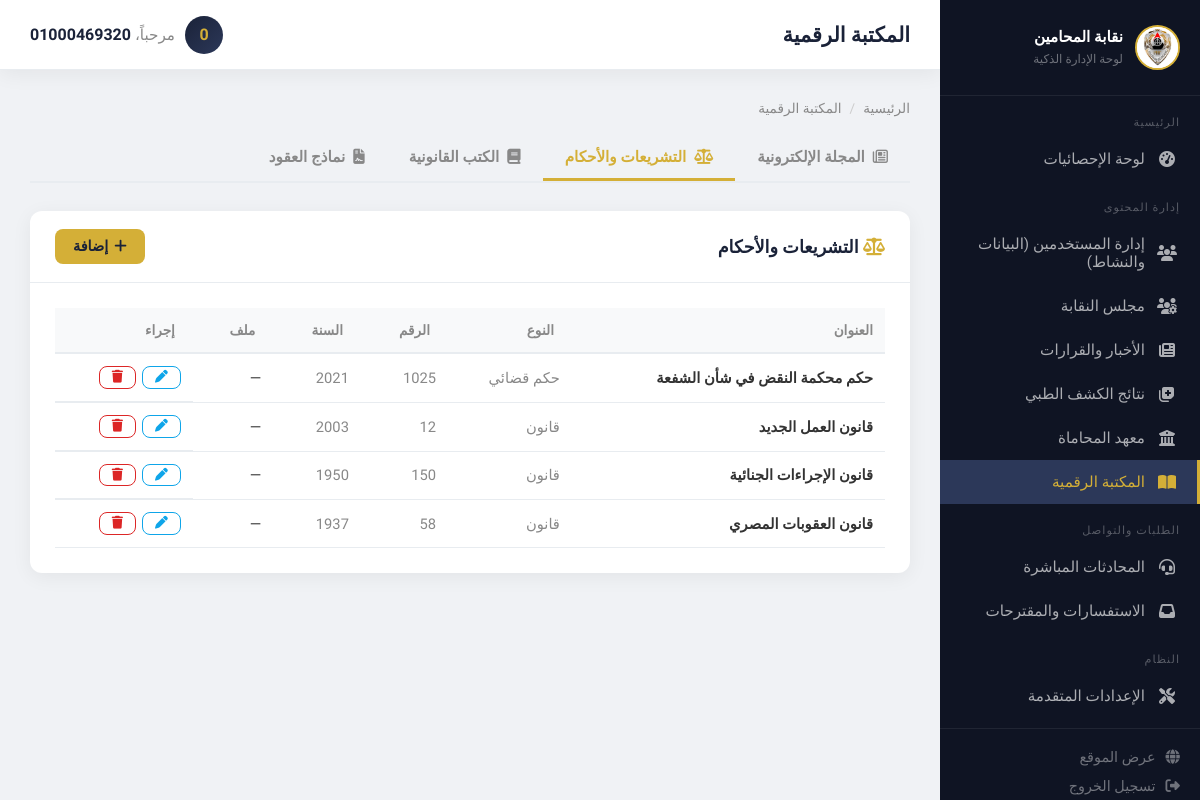
Screenshot of /dashboard/library/?section=legislations (signed in) with the database file from the repository.
### core/models.py (models this page shows, shortened)
class LibraryLegislation(models.Model):
    CATEGORY_CHOICES = [
        ('law',     'قانون'),
        ('decree',  'مرسوم / لائحة'),
        ('ruling',  'حكم قضائي'),
        ('circular','منشور / تعميم'),
        ('treaty',  'اتفاقية دولية'),
    ]
    title       = models.CharField(max_length=300, verbose_name="العنوان")
    category    = models.CharField(max_length=20, choices=CATEGORY_CHOICES, default='law', verbose_name="التصنيف")
    number      = models.CharField(max_length=100, blank=True, verbose_name="رقم القانون / الحكم")
    year        = models.CharField(max_length=10, blank=True, verbose_name="سنة الإصدار")
    description = models.TextField(blank=True, verbose_name="نبذة")
    file        = models.FileField(upload_to='library/legislation/', blank=True, null=True, verbose_name="ملف PDF")
    external_url= models.URLField(blank=True, max_length=800, verbose_name="رابط خارجي")
    is_active   = models.BooleanField(default=True, verbose_name="منشور")
    created_at  = models.DateTimeField(auto_now_add=True)
    class Meta:
        verbose_name = "تشريع / حكم"
        verbose_name_plural = "بوابة التشريعات والأحكام"
        ordering = ['-year', '-created_at']

### core/views.py (the view)
# urls.py: path('dashboard/library/', views.dashboard_library, name='dashboard_library'),
@user_passes_test(is_admin, login_url='/dashboard/login/')
def dashboard_library(request):
    section = request.GET.get('section', 'journals')
    sections = [
        ('journals', 'المجلة الإلكترونية', 'fa-regular fa-newspaper'),
        ('legislations', 'التشريعات والأحكام', 'fa-solid fa-scale-balanced'),
        ('books', 'الكتب القانونية', 'fa-solid fa-book'),
        ('contracts', 'نماذج العقود', 'fa-solid fa-file-contract'),
    ]
    ctx = {
        'section': section,
        'sections': sections,
        'journals':     LibraryJournal.objects.all(),
        'legislations': LibraryLegislation.objects.all(),
        'books':        LibraryBook.objects.all(),
        'contracts':    LibraryContract.objects.all(),
    }
    return render(request, 'dashboard/library.html', ctx)

### templates/dashboard/library.html (shortened to what this page needs)
{% extends 'dashboard/base.html' %}
{% block page_title %}المكتبة الرقمية{% endblock %}
{% block content %}
<div class="breadcrumb">
    <a href="{% url 'core:dashboard_home' %}">الرئيسية</a>
    <span class="sep">/</span> المكتبة الرقمية
</div>
<div style="display:flex;gap:0;border-bottom:2px solid var(--border);margin-bottom:28px;overflow-x:auto;">
    {% for s,label,icon in sections %}
    <a href="?section={{ s }}" style="display:flex;align-items:center;gap:8px;padding:12px 22px;font-weight:600;font-size:0.95rem;text-decoration:none;border-bottom:3px solid {% if section == s %}var(--gold){% else %}transparent{% endif %};color:{% if section == s %}var(--gold){% else %}var(--text-muted){% endif %};white-space:nowrap;transition:all .2s;">
        <i class="{{ icon }}"></i> {{ label }}
    </a>
    {% endfor %}
</div>
{% if section == 'journals' %}
<div class="card">
    <div class="card-header" style="display:flex;justify-content:space-between;align-items:center;">
        <h3><i class="fa-regular fa-newspaper" style="color:var(--gold);"></i> أعداد المجلة الإلكترونية</h3>
        <button onclick="document.getElementById('addJournalModal').style.display='flex'" class="btn btn-gold"><i class="fa-solid fa-plus"></i> إضافة عدد</button>
    </div>
    <div class="card-body">
        {% if journals %}
        <table style="width:100%;border-collapse:collapse;">
            <thead><tr style="background:var(--bg-dark);"><th style="padding:12px;text-align:right;">العنوان</th><th>العدد</th><th>التاريخ</th><th>ملف</th><th>الحالة</th><th>إجراء</th></tr></thead>
            <tbody>
            {% for j in journals %}
            <tr style="border-bottom:1px solid var(--border);">
                <td style="padding:12px;font-weight:600;">{{ j.title }}</td>
                <td style="padding:12px;color:var(--text-muted);">{{ j.issue_number|default:"—" }}</td>
                <td style="padding:12px;color:var(--text-muted);">{{ j.publish_date|default:"—" }}</td>
                <td style="padding:12px;">{% if j.file %}<a href="{{ j.file.url }}" target="_blank" class="btn btn-outline" style="padding:4px 12px;font-size:0.8rem;"><i class="fa-solid fa-download"></i></a>{% else %}—{% endif %}</td>
                <td style="padding:12px;"><span style="background:{% if j.is_active %}#dcfce7{% else %}#fef2f2{% endif %};color:{% if j.is_active %}#166534{% else %}#991b1b{% endif %};padding:3px 10px;border-radius:20px;font-size:0.8rem;">{% if j.is_active %}منشور{% else %}مخفي{% endif %}</span></td>
                <td style="padding:12px; display:flex; gap:6px;">
                    <a href="{% url 'core:dashboard_library_edit' 'journal' j.pk %}" class="btn btn-outline" style="padding:4px 12px;font-size:0.8rem;color:#0ea5e9;border-color:#0ea5e9;"><i class="fa-solid fa-pen"></i></a>
                    <form method="POST" action="{% url 'core:dashboard_library_delete' 'journal' j.pk %}" onsubmit="return confirm('هل أنت متأكد من الحذف؟')">{% csrf_token %}<button type="submit" class="btn btn-outline" style="padding:4px 12px;font-size:0.8rem;color:#dc2626;border-color:#dc2626;"><i class="fa-solid fa-trash"></i></button></form>
                </td>
            </tr>
            {% endfor %}
            </tbody>
        </table>
        {% else %}<p style="color:var(--text-muted);text-align:center;padding:30px;">لا توجد أعداد مضافة بعد.</p>{% endif %}
    </div>
</div>
<div id="addJournalModal" style="display:none;position:fixed;inset:0;background:rgba(0,0,0,.5);z-index:9999;align-items:center;justify-content:center;" onclick="if(event.target===this)this.style.display='none'">
    <div style="background:#fff;border-radius:16px;padding:32px;width:90%;max-width:540px;max-height:90vh;overflow-y:auto;">
        <h3 style="margin-bottom:24px;"><i class="fa-regular fa-newspaper" style="color:var(--gold);"></i> إضافة عدد جديد</h3>
        <form method="POST" action="{% url 'core:dashboard_library_add' 'journal' %}" enctype="multipart/form-data">
            {% csrf_token %}
            <div class="form-group"><label class="form-label">عنوان العدد *</label><input type="text" name="title" class="form-control" required></div>
            <div class="form-group"><label class="form-label">رقم العدد</label><input type="text" name="issue_number" class="form-control" placeholder="مثل: 15"></div>
            <div class="form-group"><label class="form-label">وصف العدد</label><textarea name="description" class="form-control" rows="3"></textarea></div>
            <div class="form-group"><label class="form-label">تاريخ الإصدار</label><input type="date" name="publish_date" class="form-control"></div>
            <div class="form-group"><label class="form-label">صورة الغلاف</label><input type="file" name="cover_image" class="form-control" accept="image/*"></div>
            <div class="form-group"><label class="form-label">ملف PDF</label><input type="file" name="file" class="form-control" accept=".pdf"></div>
            <label style="display:flex;align-items:center;gap:10px;margin-bottom:20px;"><input type="checkbox" name="is_active" checked style="width:18px;height:18px;accent-color:var(--gold);"> <span>نشر فوراً</span></label>
            <div style="display:flex;gap:12px;"><button type="submit" class="btn btn-gold"><i class="fa-solid fa-floppy-disk"></i> حفظ</button><button type="button" onclick="document.getElementById('addJournalModal').style.display='none'" class="btn btn-outline">إلغاء</button></div>
        </form>
    </div>
</div>
{% elif section == 'legislations' %}
<div class="card">
    <div class="card-header" style="display:flex;justify-content:space-between;align-items:center;">
        <h3><i class="fa-solid fa-scale-balanced" style="color:var(--gold);"></i> التشريعات والأحكام</h3>
        <button onclick="document.getElementById('addLegModal').style.display='flex'" class="btn btn-gold"><i class="fa-solid fa-plus"></i> إضافة</button>
    </div>
    <div class="card-body">
        {% if legislations %}
        <table style="width:100%;border-collapse:collapse;">
            <thead><tr style="background:var(--bg-dark);"><th style="padding:12px;text-align:right;">العنوان</th><th>النوع</th><th>الرقم</th><th>السنة</th><th>ملف</th><th>إجراء</th></tr></thead>
            <tbody>
            {% for leg in legislations %}
            <tr style="border-bottom:1px solid var(--border);">
                <td style="padding:12px;font-weight:600;">{{ leg.title }}</td>
                <td style="padding:12px;color:var(--text-muted);">{{ leg.get_category_display }}</td>
                <td style="padding:12px;color:var(--text-muted);">{{ leg.number|default:"—" }}</td>
                <td style="padding:12px;color:var(--text-muted);">{{ leg.year|default:"—" }}</td>
                <td style="padding:12px;">{% if leg.file %}<a href="{{ leg.file.url }}" target="_blank" class="btn btn-outline" style="padding:4px 12px;font-size:0.8rem;"><i class="fa-solid fa-download"></i></a>{% elif leg.external_url %}<a href="{{ leg.external_url }}" target="_blank" class="btn btn-outline" style="padding:4px 12px;font-size:0.8rem;"><i class="fa-solid fa-link"></i></a>{% else %}—{% endif %}</td>
                <td style="padding:12px; display:flex; gap:6px;">
                    <a href="{% url 'core:dashboard_library_edit' 'legislation' leg.pk %}" class="btn btn-outline" style="padding:4px 12px;font-size:0.8rem;color:#0ea5e9;border-color:#0ea5e9;"><i class="fa-solid fa-pen"></i></a>
                    <form method="POST" action="{% url 'core:dashboard_library_delete' 'legislation' leg.pk %}" onsubmit="return confirm('هل أنت متأكد؟')">{% csrf_token %}<button type="submit" class="btn btn-outline" style="padding:4px 12px;font-size:0.8rem;color:#dc2626;border-color:#dc2626;"><i class="fa-solid fa-trash"></i></button></form>
                </td>
            </tr>
            {% endfor %}
            </tbody>
        </table>
        {% else %}<p style="color:var(--text-muted);text-align:center;padding:30px;">لا توجد تشريعات مضافة بعد.</p>{% endif %}
    </div>
</div>
{% endif %}
{% endblock %}

### templates/dashboard/base.html (shortened to what this page needs)
<!DOCTYPE html>
<html lang="ar" dir="rtl">
{% load static %}
<head>
    <link rel="stylesheet" href="https://cdnjs.cloudflare.com/ajax/libs/font-awesome/6.4.0/css/all.min.css">
</head>
<body>
    <aside class="sidebar">
        <div class="sidebar-brand">
            <img src="{% static 'img/logo.jpg' %}" alt="Logo" style="width: 45px; height: 45px; object-fit: contain; border-radius: 50%; border: 2px solid var(--gold); background: white;">
            <div>
                <h2>نقابة المحامين</h2>
                <span>لوحة الإدارة الذكية</span>
            </div>
        </div>
        <div style="flex: 1; overflow-y: auto; padding-bottom: 10px;">
            <div class="nav-section-title">الرئيسية</div>
            <a href="{% url 'core:dashboard_home' %}" class="nav-item {% if request.resolver_match.url_name == 'dashboard_home' %}active{% endif %}">
                <i class="fa-solid fa-gauge-high"></i> لوحة الإحصائيات
            </a>
            <div class="nav-section-title">إدارة المحتوى</div>
            <a href="{% url 'core:dashboard_users' %}" class="nav-item {% if 'user' in request.resolver_match.url_name %}active{% endif %}">
                <i class="fa-solid fa-users"></i> إدارة المستخدمين (البيانات والنشاط)
            </a>
            <a href="{% url 'core:dashboard_council' %}" class="nav-item {% if 'council' in request.resolver_match.url_name %}active{% endif %}">
                <i class="fa-solid fa-users-gear"></i> مجلس النقابة
            </a>
            <a href="{% url 'core:dashboard_news' %}" class="nav-item {% if 'news' in request.resolver_match.url_name %}active{% endif %}">
                <i class="fa-solid fa-newspaper"></i> الأخبار والقرارات
            </a>
            <a href="{% url 'core:dashboard_medical_exams' %}" class="nav-item {% if 'medical_exam' in request.resolver_match.url_name %}active{% endif %}">
                <i class="fa-solid fa-notes-medical"></i> نتائج الكشف الطبي
            </a>
            <a href="{% url 'core:dashboard_institute' %}" class="nav-item {% if 'institute' in request.resolver_match.url_name %}active{% endif %}">
                <i class="fa-solid fa-building-columns"></i> معهد المحاماة
            </a>
            <a href="{% url 'core:dashboard_library' %}" class="nav-item {% if 'library' in request.resolver_match.url_name %}active{% endif %}">
                <i class="fa-solid fa-book-open"></i> المكتبة الرقمية
            </a>
            <div class="nav-section-title">الطلبات والتواصل</div>
            <a href="{% url 'core:dashboard_livechat' %}" class="nav-item {% if 'livechat' in request.resolver_match.url_name %}active{% endif %}">
                <i class="fa-solid fa-headset"></i> المحادثات المباشرة
            </a>
            <a href="{% url 'core:dashboard_complaints' %}" class="nav-item {% if 'complaint' in request.resolver_match.url_name %}active{% endif %}">
                <i class="fa-solid fa-inbox"></i> الاستفسارات والمقترحات
            </a>
            <div class="nav-section-title">النظام</div>
            <a href="{% url 'core:dashboard_settings' %}" class="nav-item {% if 'settings' in request.resolver_match.url_name %}active{% endif %}">
                <i class="fa-solid fa-screwdriver-wrench"></i> الإعدادات المتقدمة
            </a>
        </div>
        <div class="sidebar-footer">
            <a href="{% url 'core:home' %}" target="_blank">
                <i class="fa-solid fa-globe"></i>
                <span>عرض الموقع</span>
            </a>
            <a href="{% url 'core:dashboard_logout' %}" style="margin-top: 12px;">
                <i class="fa-solid fa-right-from-bracket"></i>
                <span>تسجيل الخروج</span>
            </a>
        </div>
    </aside>
    <div class="main-wrapper">
        <header class="topbar">
            <div style="display:flex; align-items:center; gap:12px;">
                <h1>{% block page_title %}لوحة التحكم{% endblock %}</h1>
            </div>
            <div class="topbar-user">
                <div class="avatar">{{ request.user.username|first|upper }}</div>
                <div>
                    <span>مرحباً،</span>
                    <strong>{{ request.user.get_full_name|default:request.user.username }}</strong>
                </div>
            </div>
        </header>
        <div class="page-content">
            {% block content %}{% endblock %}
        </div>
    </div>
</body>
</html>

### rows the page displays
LibraryLegislation: title "حكم محكمة النقض في شأن الشفعة", category "حكم قضائي", number "1025", year "2021"
LibraryLegislation: title "قانون العمل الجديد", category "قانون", number "12", year "2003"
LibraryLegislation: title "قانون الإجراءات الجنائية", category "قانون", number "150", year "1950"
LibraryLegislation: title "قانون العقوبات المصري", category "قانون", number "58", year "1937"

### other values shown
{{ request.user.username|first|upper }} "0"
{{ request.user.get_full_name|default:request.user.username }} "01000469320"
{{ label }} "المجلة الإلكترونية" "التشريعات والأحكام" "الكتب القانونية" "نماذج العقود"
